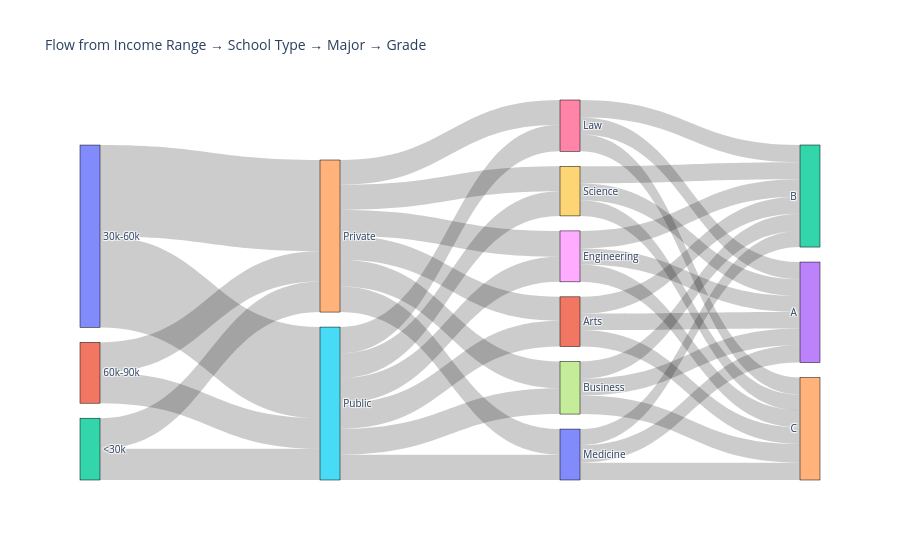

The code cell stored with this chart in its notebook:
### Code cell
import plotly.graph_objects as go

# Generate Sankey diagram using the updated income-based data
fig = go.Figure(data=[go.Sankey(
    node=dict(
        pad=15,
        thickness=20,
        line=dict(color="black", width=0.5),
        label=sankey_data['labels']
    ),
    link=dict(
        source=sankey_data['source'],
        target=sankey_data['target'],
        value=sankey_data['value']
    )
)])

fig.update_layout(title_text="Flow from Income Range → School Type → Major → Grade", font_size=10)
fig.show()
fig.write_html("sankey.html")

### Figure 1 — Plotly figure (JSON) as saved in the notebook; plotly's stock layout.template omitted (floating-point values rounded to 4 significant figures)
{"data": [{"link": {"source": [0, 0, 1, 1, 2, 2, 4, 4, 4, 4, 4, 4, 5, 5, 5, 5, 5, 5, 6, 6, 6, 7, 7, 7, 8, 8, 8, 9, 9, 9, 10, 10, 10, 11, 11, 11], "target": [4, 5, 4, 5, 4, 5, 6, 7, 8, 9, 10, 11, 6, 7, 8, 9, 10, 11, 12, 13, 14, 12, 13, 14, 12, 13, 14, 12, 13, 14, 12, 13, 14, 12, 13, 14], "value": [2008, 2002, 663, 674, 673, 686, 547, 586, 570, 550, 563, 528, 582, 570, 550, 540, 557, 564, 379, 376, 374, 378, 367, 411, 386, 354, 380, 375, 370, 345, 355, 383, 382, 371, 360, 361]}, "node": {"label": ["30k-60k", "60k-90k", "<30k", null, "Private", "Public", "Law", "Business", "Engineering", "Science", "Medicine", "Arts", "B", "A", "C"], "line": {"color": "black", "width": 0.5}, "pad": 15, "thickness": 20}, "type": "sankey"}], "layout": {"autosize": true, "font": {"size": 10}, "title": {"text": "Flow from Income Range → School Type → Major → Grade"}}}
